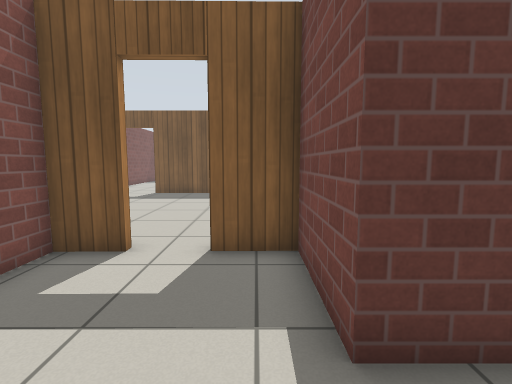
[1] (above)

17 first-person views from a walk through a world built for the Gazebo simulator. The camera is 0.94 m above the floor, tilts 6° down and sees 85° across. The floor is counted in squares, 0.5 m on a side. Each view is taken from the middle of a square. On the plan, view 1 faces up. The plan holds only what a view shows up to about 16 squares ahead; the rest is blank. Simple patterns stand in for the simulator's built-in surfaces.

[2]
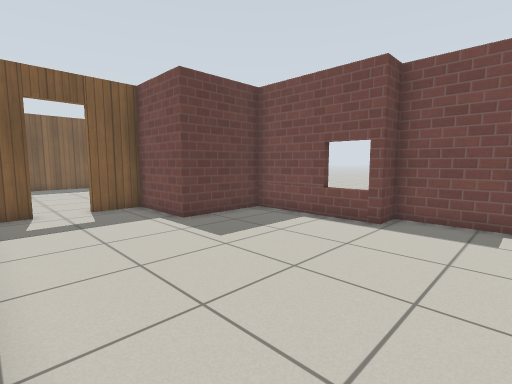

[3]
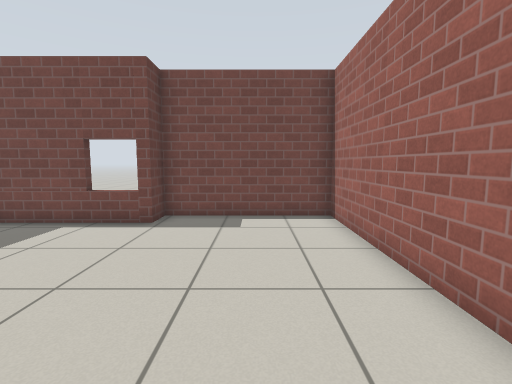

[4]
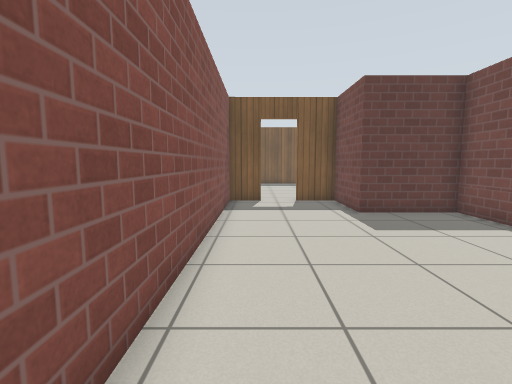

[5]
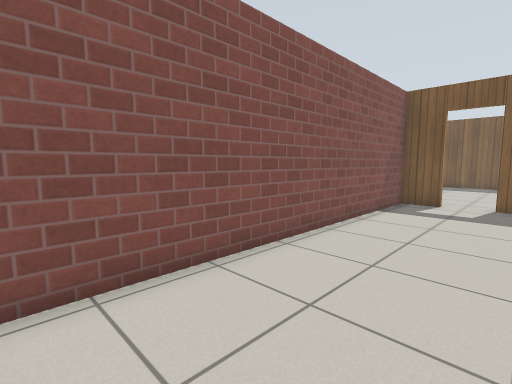

[6]
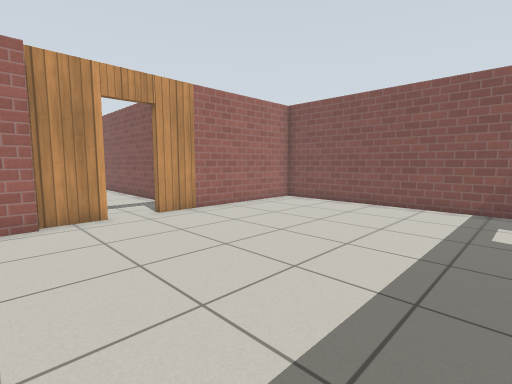

[7]
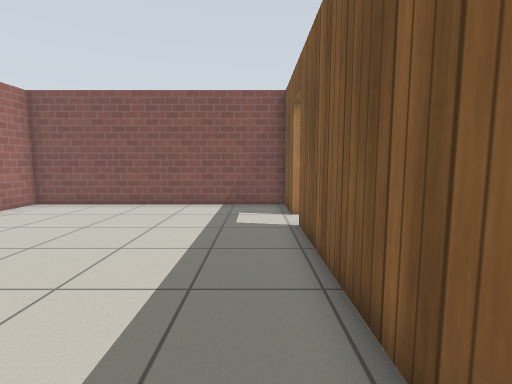

[8]
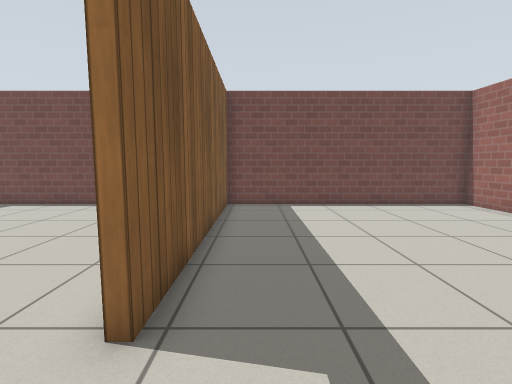

[9]
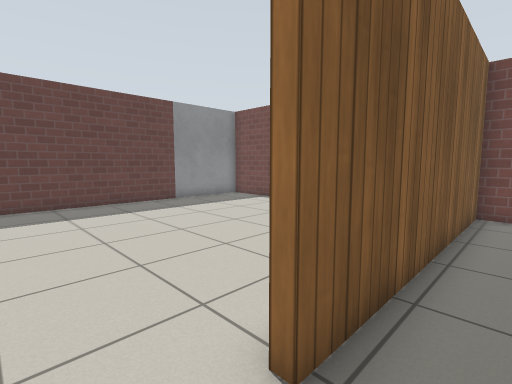

[10]
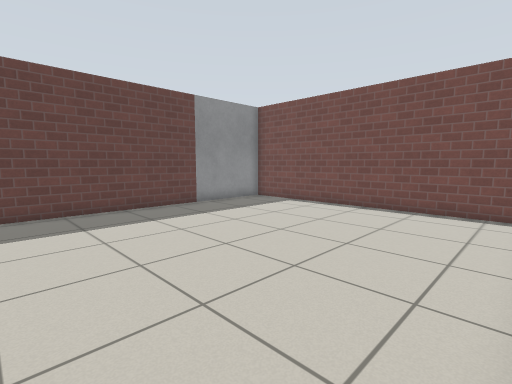

[11]
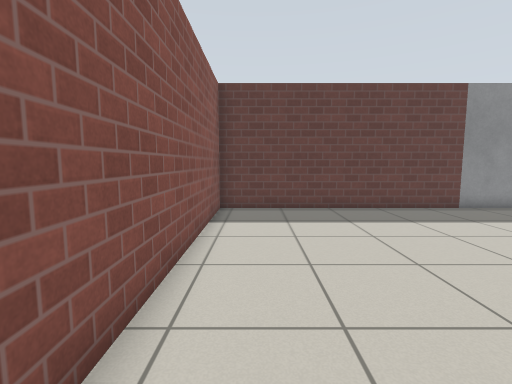

[12]
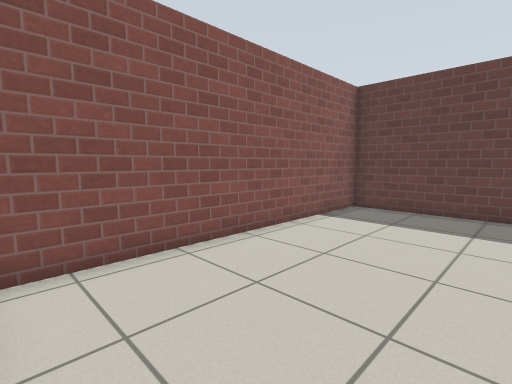

[13]
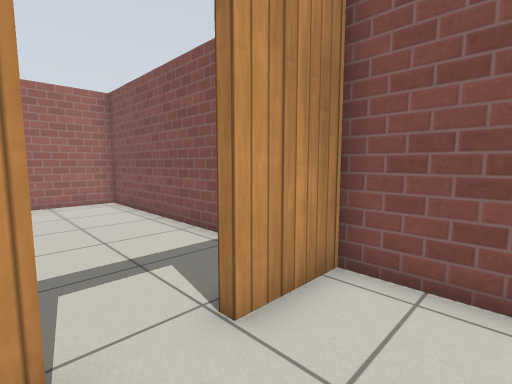

[14]
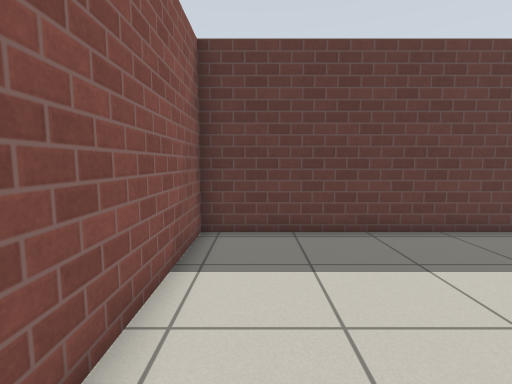

[15]
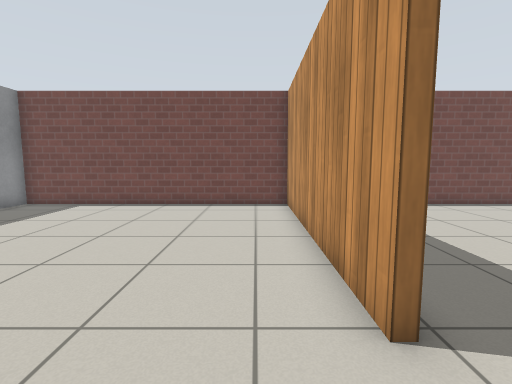

[16]
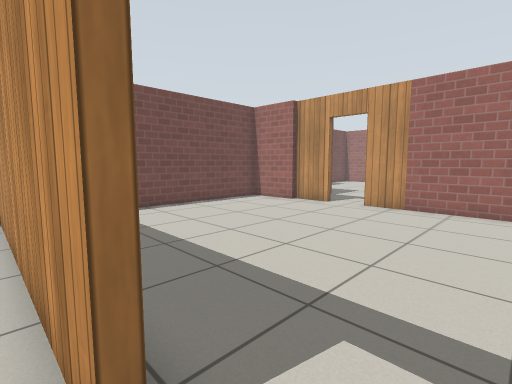

[17]
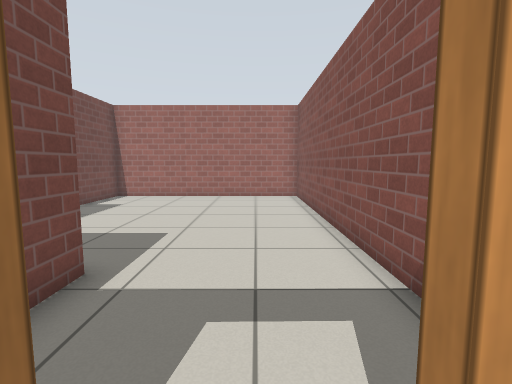

### Floor plan
Points are (right, up) in squares from view 1. A wall is a line through its corners. A room is listed if a view was taken in it or the views show most of it. See-through windows are left out.
Room 1 (views 1, 2, 3, 4, 5)
walls: (-2.7, 5.8) (-4.3, 5.7) (-4.3, -8.7) (5.8, -8.7) (5.8, -2.8) (4.6, -2.8) (4.6, 2.4) (0.9, 2.4) (0.9, 5.8) (-1, 5.8)
ways out: open door at (-1.5, 6) to room 2
Room 2 (views 6, 7, 8, 9, 17)
walls: (-1.1, 6.1) (0.9, 6.1); (-8, 17.3) (-10.5, 17.3) (-10.5, 6) (-2.7, 6.1); (0.9, 6.4) (3.6, 6.5) (3.6, 17.3) (-6.2, 17.3)
ways out: open door at (-1.5, 6) to room 1; open door at (-7.3, 17.3) to room 3
Room 3 (views 10, 11, 12, 13, 14, 15, 16)
walls: (-6.2, 17.6) (3.6, 17.6) (3.6, 29.4) (-10.5, 29.4) (-10.5, 17.6) (-8, 17.6)
ways out: open door at (-7.3, 17.3) to room 2

Where each view was taken, in squares from view 1:
view 1: 0 up, 0 right, facing up
view 2: 6 down, 4 left, facing up-right
view 3: 6 down, 4 left, facing right
view 4: 8 down, 3 left, facing up
view 5: 8 down, 0 right, facing up-left
view 6: 16 up, 2 right, facing down-left
view 7: 16 up, 2 right, facing left
view 8: 16 up, 9 left, facing right
view 9: 16 up, 8 left, facing up-right
view 10: 18 up, 8 left, facing up-right
view 11: 18 up, 9 left, facing up
view 12: 18 up, 5 left, facing up-left
view 13: 20 up, 6 left, facing down-left
view 14: 22 up, 9 left, facing up
view 15: 19 up, 9 left, facing right
view 16: 18 up, 8 left, facing down-right
view 17: 7 up, 2 left, facing down
